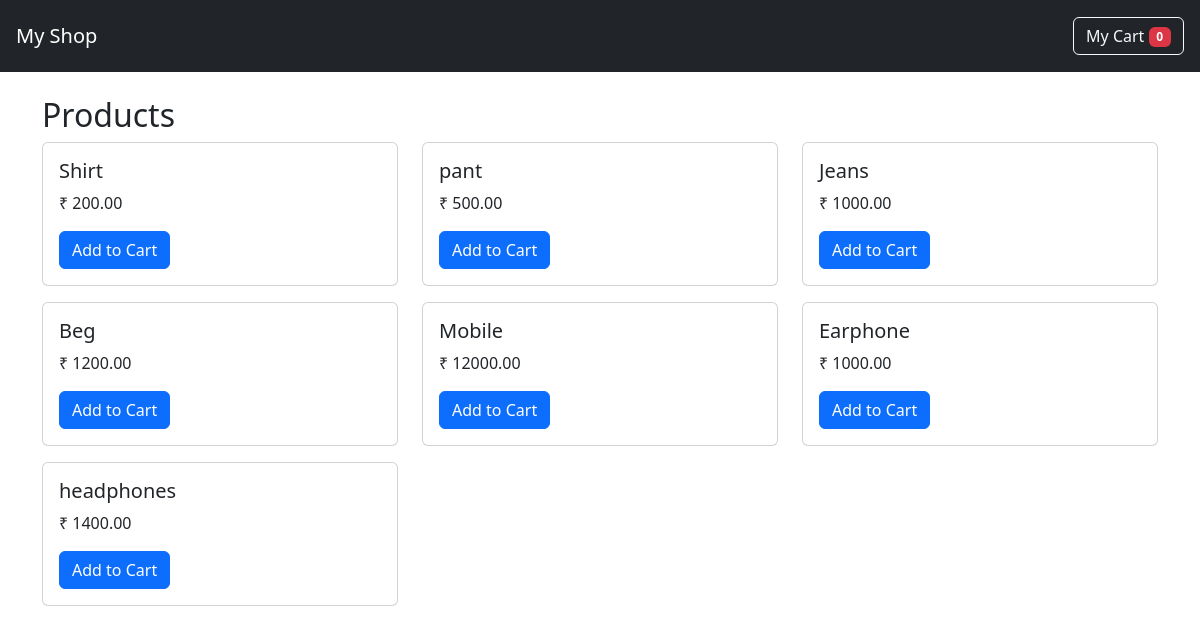
The page / on the database its author committed.
### app/models.py (models this page shows, shortened)
class Product(models.Model):
    name = models.CharField(max_length=100)
    price = models.DecimalField(max_digits=10, decimal_places=2)
    class Meta:
        db_table = 'Product'

### app/views.py (the view)
# urls.py: path('', views.product_list, name='product_list'),
def product_list(request):
    products = Product.objects.all()
    cart = request.session.get('cart', {})
    total_items = sum(cart.values())
    return render(request, 'shop/product_list.html', {'products': products, 'total_items': total_items})

### app/templates/shop/product_list.html
{% extends 'shop/base.html' %}
{% block content %}
<h2>Products</h2>
<div class="row">
  {% for p in products %}
    <div class="col-md-4">
      <div class="card mb-3">
        <div class="card-body">
          <h5>{{ p.name }}</h5>
          <p>₹ {{ p.price }}</p>
          <a href="{% url 'add_to_cart' p.id %}" class="btn btn-primary">Add to Cart</a>
        </div>
      </div>
    </div>
  {% endfor %}
</div>
{% endblock %}

### app/templates/shop/base.html (shortened to what this page needs)
<!doctype html>
<html>
<head>
  <link href="https://cdn.jsdelivr.net/npm/bootstrap@5.3.0/dist/css/bootstrap.min.css" rel="stylesheet">
</head>
<body>
  <nav class="navbar navbar-dark bg-dark p-3">
    <a href="{% url 'product_list' %}" class="navbar-brand">My Shop</a>
    <a href="{% url 'view_cart' %}" class="btn btn-outline-light">
      My Cart <span class="badge bg-danger">{{ total_items|default:0 }}</span>
    </a>
  </nav>
  <div class="container mt-4">
    {% block content %}{% endblock %}
  </div>
</body>
</html>

### rows shown on the page
Product: name "Shirt", price "200.00"
Product: name "pant", price "500.00"
Product: name "Jeans", price "1000.00"
Product: name "Beg", price "1200.00"
Product: name "Mobile", price "12000.00"
Product: name "Earphone", price "1000.00"
Product: name "headphones", price "1400.00"

### other values the page prints
{{ total_items|default:0 }} "0"
